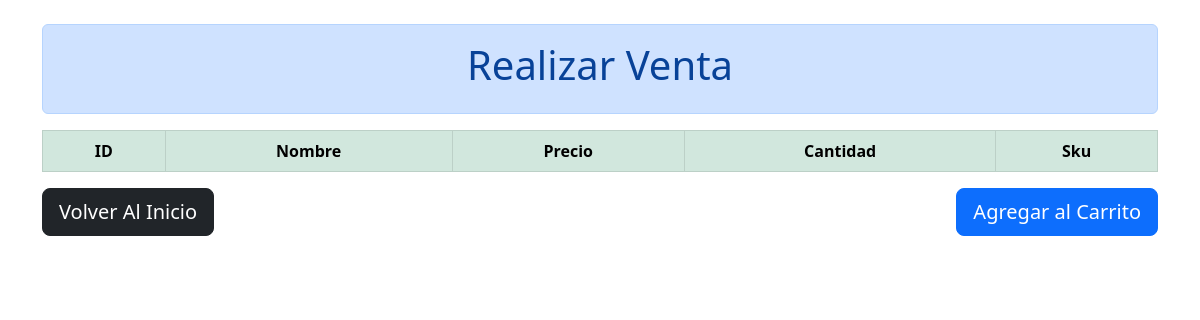
The page /hacer_venta/ on the database as committed earlier.
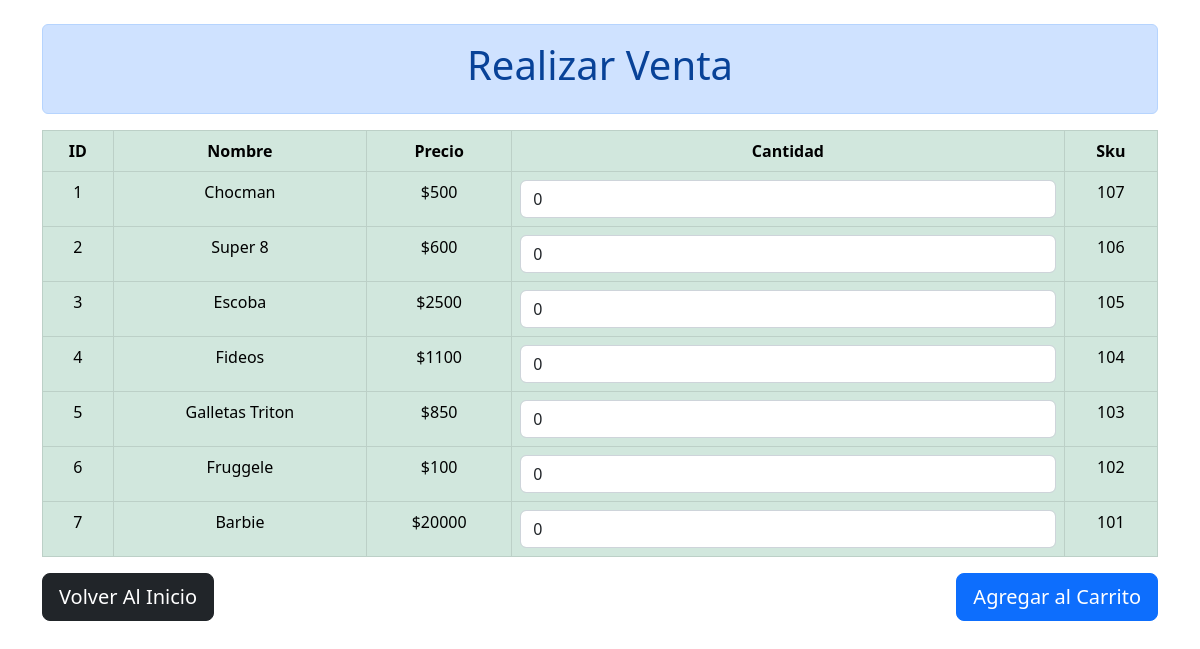
The same page on the database as committed later.
### bazarapp/models.py (models this page shows, shortened)
class Productos(models.Model):
    nombre = models.CharField(max_length=50)
    precio = models.IntegerField()
    sku = models.CharField(max_length=20)

### bazarapp/views.py (the view, shortened to what this page needs)
# urls.py: path('hacer_venta/', views.hacer_venta, name='hacer_venta'),
def hacer_venta(request):
    productos = Productos.objects.all()
    return render(request, 'hacer_venta.html', {'productos': productos})

### templates/hacer_venta.html (shortened to what this page needs)
<!DOCTYPE html>
<html lang="en">
  <head>
    <link
      href="https://cdn.jsdelivr.net/npm/bootstrap@5.2.1/dist/css/bootstrap.min.css"
      rel="stylesheet"
    />
  </head>
  <body>
    <main>
      <div class="container mt-4">
        <div class="alert alert-primary text-center" role="alert">
          <h1>Realizar Venta</h1>
        </div>
        <form method="post">
          <table class="table table-bordered table-success">
            <thead class="text-center">
              <tr>
                <th>ID</th>
                <th>Nombre</th>
                <th>Precio</th>
                <th>Cantidad</th>
                <th>Sku</th>
              </tr>
            </thead>
            <tbody class="text-center">
              {% for producto in productos %}
              <tr>
                <td>{{ producto.id }}</td>
                <td>{{ producto.nombre }}</td>
                <td>${{ producto.precio }}</td>
                <td>
                  <input
                    type="number"
                    name="cantidad_{{ producto.id }}"
                    value="0"
                    min="0"
                    class="form-control"
                  />
                </td>
                <td>{{producto.sku}}</td>
              </tr>
              {% endfor %}
            </tbody>
          </table>
          <div class="row justify-content-between mt-3">
            <div class="col-md-6">
              <a href="/" class="btn btn-dark btn-lg btn-block">
                Volver Al Inicio
              </a>
            </div>
            <div class="col-md-6 text-end">
              <button type="submit" class="btn btn-primary btn-lg">
                Agregar al Carrito
              </button>
            </div>
          </div>
        </form>
      </div>
    </main>
  </body>
</html>

Rows that differ between the two databases and show on the page:
added Productos: id "1", nombre "Chocman", precio "500", sku "107"
added Productos: id "2", nombre "Super 8", precio "600", sku "106"
added Productos: id "3", nombre "Escoba", precio "2500", sku "105"
added Productos: id "4", nombre "Fideos", precio "1100", sku "104"
added Productos: id "5", nombre "Galletas Triton", precio "850", sku "103"
added Productos: id "6", nombre "Fruggele", precio "100", sku "102"
added Productos: id "7", nombre "Barbie", precio "20000", sku "101"
